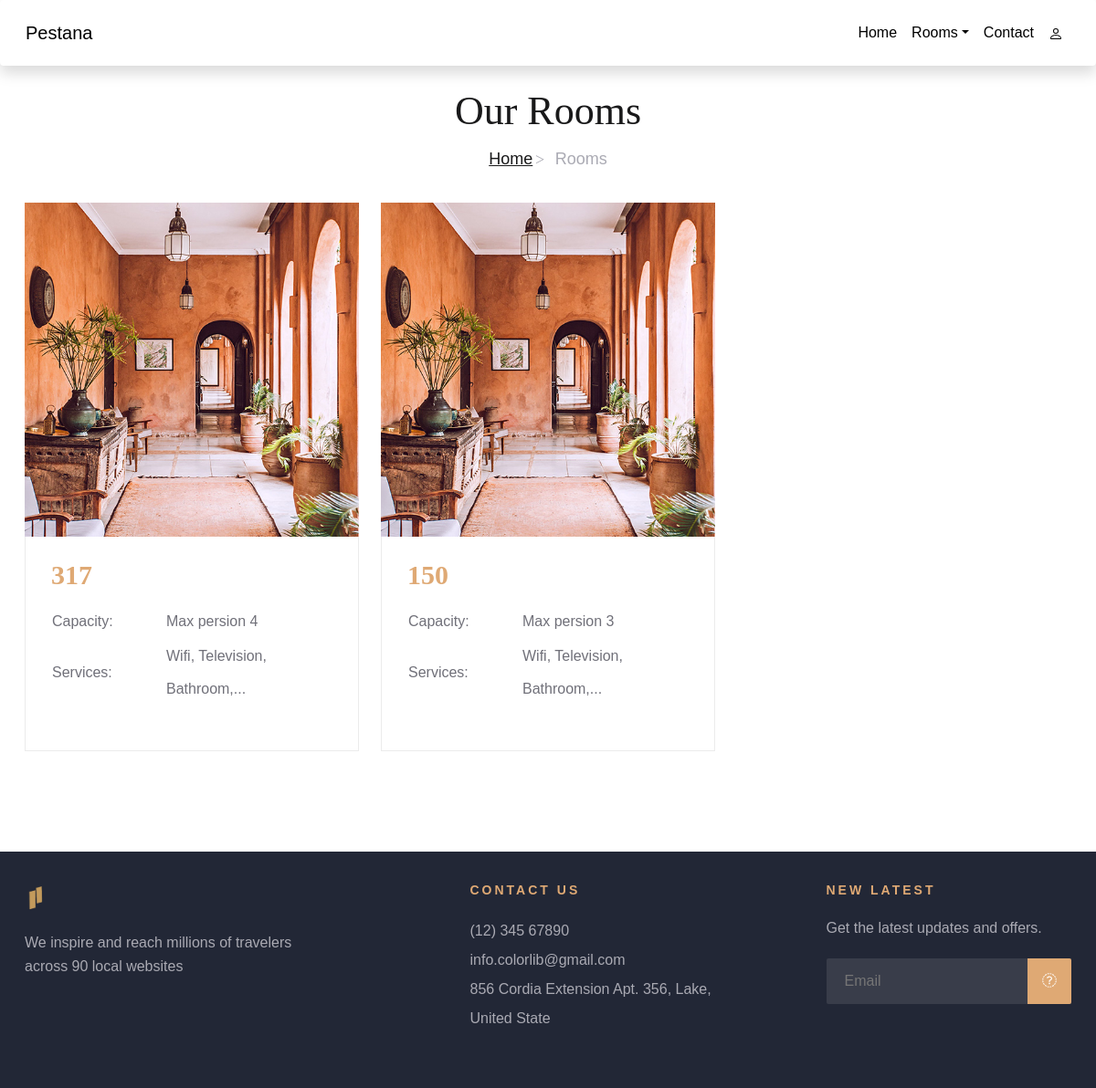
The app's page /Site/HH/roomsuite with its own data.
### tables this page shows
CREATE TABLE `room` (
  `ChambreId` int(11) NOT NULL,
  `nombrepers` int(30) NOT NULL,
  `prix` float NOT NULL,
  `imageroom` varchar(20) NOT NULL,
  `typechambre` varchar(30) NOT NULL,
  `typedetype` varchar(20) NOT NULL
);

### Site/HH/controllers/HomeController.php (called while the page is built)
<?php
class HomeController{
    public function index($page){
        include('views/'.$page.'.php');
    }
}
?>

### Site/HH/autoload.php (called while the page is built, shortened)
<?php
function autoload($class_name){
    $array_paths = array(
        'database/',
        'app/classes/',
        'models/',
        'controllers/'
      );
    foreach($array_paths as $path){
        $file = sprintf($path.'%s.php',$class_name);
    }
}
?>

### Site/HH/database/DB.php (called while the page is built)
<?php
class DB{
    static public function connect(){
        $db=new PDO("mysql:host=localhost;dbname=rhotel","root","");
        $db->exec("set names utf8");
        $db->setAttribute(PDO::ATTR_ERRMODE,PDO::ERRMODE_WARNING);
        return $db;
    }
}
?>

### Site/HH/models/Room.php (called while the page is built, shortened)
<?php
class Room {
	static public function getAllsuite(){
		$stmt = DB::connect()->prepare('SELECT * FROM room where typechambre="suite" ');
		$stmt->execute();
		return $stmt->fetchAll();
	}
}

### Site/HH/controllers/RoomController.php (called while the page is built, shortened)
<?php
class RoomController{
	public function getAllroomsuite(){
		$room = Room::getAllsuite();
		return $room;
	}
	}
?>

### Site/HH/views/roomsuite.php (the view, shortened to what this page needs)
<?php
$data = new RoomController();
$rooms = $data->getAllroomsuite();
?>
 <div class="breadcrumb-section">
        <div class="container">
            <div class="row">
                <div class="col-lg-12">
                    <div class="breadcrumb-text">
                        <h2>Our Rooms</h2>
                        <div class="bt-option">
                            <a href="home">Home</a>
                            <span>Rooms</span>
                        </div>
                    </div>
                </div>
            </div>
        </div>
    </div>
 <section class="rooms-section spad">
        <div class="container">
            <div class="row">
            <?php foreach($rooms as $room):?>
                <div class="col-lg-4 col-md-6">
                    <div class="room-item">
                    <img src="./views/upload/<?php echo $room['imageroom'];?>" alt="">
                        <div class="ri-text">
                            <h3><?php echo $room['prix'];?></h3>
                            <table>
                                <tbody>
                                    <tr>
                                        <td class="r-o">Capacity:</td>
                                        <td>Max persion <?php echo $room['nombrepers'];?></td>
                                    </tr>
                                    <tr>
                                        <td class="r-o">Services:</td>
                                        <td>Wifi, Television, Bathroom,...</td>
                                    </tr>
                                </tbody>
                            </table>
                        </div>
                    </div>
                </div>
            <?php endforeach; ?>
            </div>
        </div>
    </section>

### Site/HH/views/public/css/style.css (style rules this page uses)
html, body { height: 100%; font-family: "Cabin", sans-serif; -webkit-font-smoothing: antialiased; }
h1, h2, h3, h4, h5, h6 { margin: 0; color: #111111; font-weight: 400; font-family: "Lora", serif; }
h2 { font-size: 36px; }
h3 { font-size: 30px; }
img { max-width: 100%; }
.spad { padding-top: 10px; padding-bottom: 100px; }
.row { margin-top: -4%; }
.breadcrumb-section { padding-top: 70px; padding-bottom: 80px; }
.breadcrumb-text { text-align: center; }
.breadcrumb-text h2 { font-size: 44px; color: #19191a; margin-bottom: 12px; }
.breadcrumb-text .bt-option a { display: inline-block; font-size: 18px; color: #19191a; margin-right: 20px; position: relative; font-weight: 500; }
.breadcrumb-text .bt-option a:after { position: absolute; right: -13px; top: 1px; content: " >"; font-size: 18px; font-family: "FontAwesome"; color: #aaaab3; }
.breadcrumb-text .bt-option span { display: inline-block; font-size: 18px; color: #aaaab3; }
.rooms-section { padding-top: 0; padding-bottom: 80px; }
.room-item { margin-bottom: 30px; }
.room-item img { min-width: 100%; }
.room-item .ri-text { border: 1px solid #ebebeb; border-top: none; padding: 24px 24px 30px 28px; }
.room-item .ri-text h3 { color: #dfa974; font-weight: 700; margin-bottom: 14px; }
.room-item .ri-text table { margin-bottom: 18px; }
.room-item .ri-text table tbody tr td { font-size: 16px; color: #707079; line-height: 36px; }
.room-item .ri-text table tbody tr td.r-o { width: 125px; }
@media only screen and (min-width: 1200px) { .container { max-width: 1170px; } }

### records on screen
room: imageroom (picture), prix "317", nombrepers "4"
room: imageroom (picture), prix "150", nombrepers "3"
